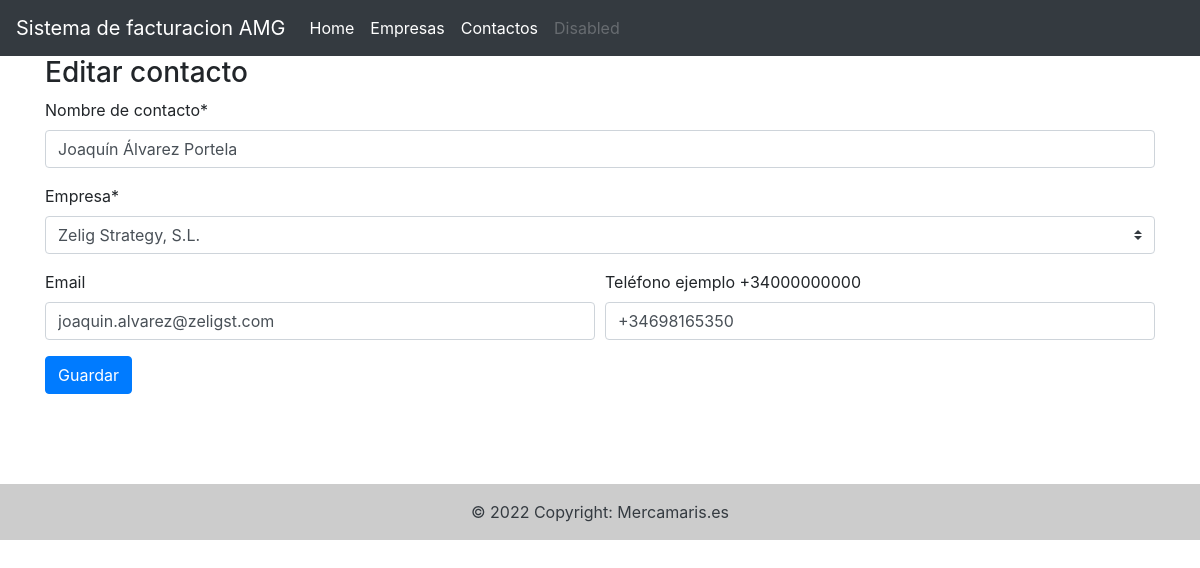
The page /contactos/editar_contacto/1/ on the database its author committed.
### apps/contactos/models.py (models this page shows, shortened)
class Contacto(models.Model):
    nombre = models.CharField(
        max_length=50,
        verbose_name='Nombre de contacto',
        blank=False, null=False, )
    empresa = models.ForeignKey(
        Empresa,
        on_delete=models.CASCADE,
        related_name='empresas',)
    email = models.EmailField(
        verbose_name='Email',
        blank=True, null=True)
    tfno = models.CharField(
        verbose_name='Teléfono ejemplo +34000000000',
        max_length=12,
        blank=True, null=True)

### apps/contactos/views.py (the view)
# urls.py: path('editar_contacto/<int:contacto_id>/',editar_contacto, name='editar_contacto'),
def editar_contacto(request, contacto_id):
    contacto = Contacto.objects.get(id = contacto_id)
    if request.method == 'POST':
        form = ContactoForm(request.POST, instance = contacto)
        if form.is_valid():
            form.save()
            return redirect('contactos:lista_contactos')
    else:
        form = ContactoForm(instance = contacto)
    context= {'title':'Editar contacto', 'form':form}
    return render(request, 'contactos/editar_contacto.html',context)

### apps/contactos/form.py
class ContactoForm(forms.ModelForm):
    class Meta:
        model = Contacto
        fields =[
            'nombre',
            'empresa',
            'email',
            'tfno',
        ]
    def __init__(self, *args, **kwargs):
        super().__init__(*args, **kwargs)
        self.helper = FormHelper()
        self.helper.layout = Layout(
            'nombre',
            'empresa',
            Row(
                Column('email', css_class='form-group col-md-6 mb-0'),
                Column('tfno', css_class='form-group col-md-6 mb-0'),
                css_class='form-row'
            ),
            FormActions(
                Submit('submit', 'Guardar'),
            )
        )

### apps/contactos/models.py (called while the page is built)
    def __str__(self):
        if self.n_comercial:
            return f'{self.n_comercial}'
        else:
            return f'{self.denominacion}'

### apps/contactos/templates/contactos/editar_contacto.html (shortened to what this page needs)
{% extends "base.html" %}
{% load crispy_forms_tags %}
{% block content %}
<h3>Editar contacto</h3>
<form class="form.group" method="POST" action="." enctype="multipart/form-data">
  <form method="post">
    {% crispy form %}
</form>
{% endblock %}

### rows shown on the page
Contacto: nombre "Joaquín Álvarez Portela", empresa "Zelig Strategy, S.L.", email "joaquin.alvarez@zeligst.com", tfno "+34698165350"
